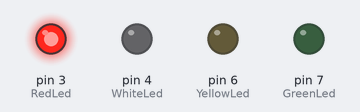
Bench run of a sketch on a simulated Arduino Uno, built with avr-gcc and run on an emulated ATmega328P. Parts: output pins drawn as LEDs (lit = HIGH).

Above: at 0.1 s.
At 2.1 s:
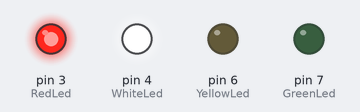
At 4.1 s:
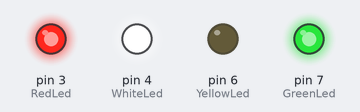
At 6.1 s:
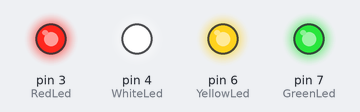
Timing chart, 0 to 7.6 s (numbered marks = the images above):
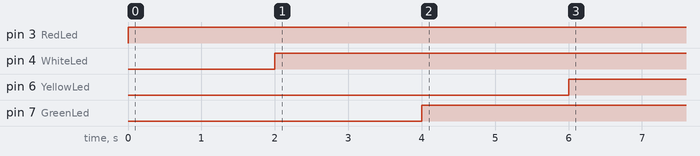

Measured:
- by itself, pin 3 (RedLed): LOW → HIGH at 0.00 s
- by itself, pin 4 (WhiteLed): LOW → HIGH at 2.0 s
- by itself, pin 6 (YellowLed): LOW → HIGH at 6.0 s
- by itself, pin 7 (GreenLed): LOW → HIGH at 4.0 s

The sketch:

LED.ino
```cpp
// LED
int RedLed = 3;
int WhiteLed = 4;
int GreenLed = 7;
int YellowLed = 6;

void setup() {
  // put your setup code here, to run once:
  pinMode(RedLed,OUTPUT);
  pinMode(WhiteLed,OUTPUT);
  pinMode(GreenLed,OUTPUT);
  pinMode(YellowLed,OUTPUT);
}

void loop() {
  // put your main code here, to run repeatedly:
  digitalWrite(RedLed, HIGH);
  delay(2000);
  digitalWrite(WhiteLed, HIGH);
  delay(2000);
  digitalWrite(GreenLed, HIGH);
  delay(2000);
  digitalWrite(YellowLed, HIGH);
  delay(2000);
}
```
